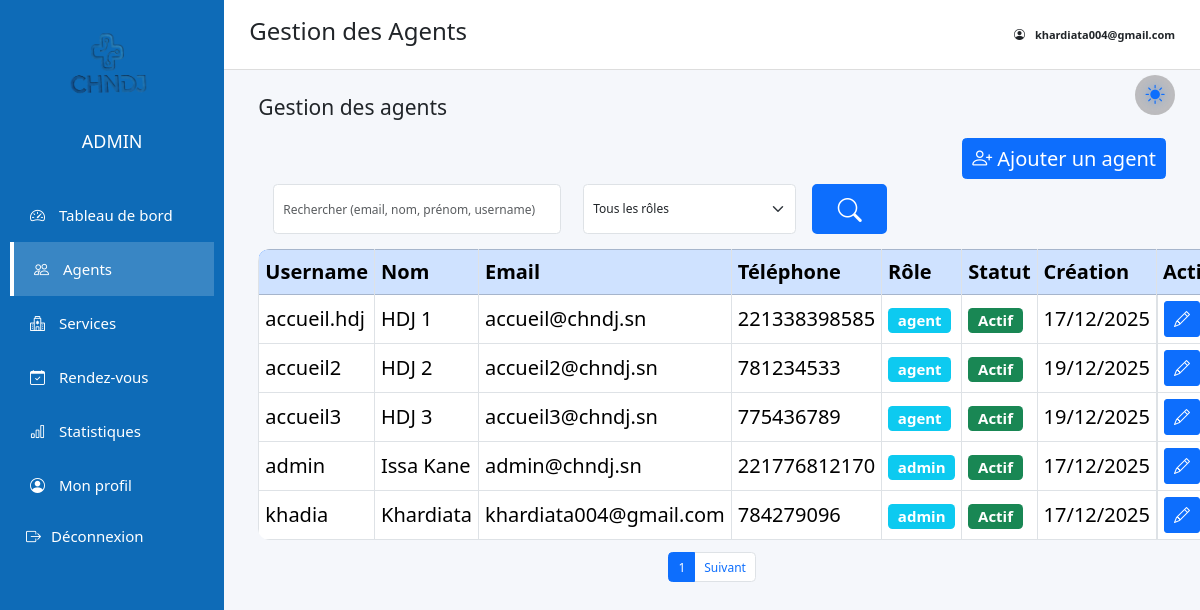
The page /views/admin.php?page=agents (signed in) on the database its author committed.
### tables this page shows
CREATE TABLE `agent` (
  `id` int(11) NOT NULL,
  `username` varchar(30) NOT NULL,
  `email` varchar(150) DEFAULT NULL,
  `prenom_agent` varchar(50) NOT NULL,
  `nom_agent` varchar(30) NOT NULL,
  `telephone_agent` varchar(20) NOT NULL,
  `password` varchar(255) NOT NULL,
  `status` int(11) NOT NULL,
  `role` enum('admin','agent') NOT NULL DEFAULT 'agent',
  `created_at` datetime DEFAULT current_timestamp(),
  `updated_at` datetime DEFAULT current_timestamp() ON UPDATE current_timestamp(),
  `failed_attempts` int(11) NOT NULL DEFAULT 0,
  `locked_until` datetime DEFAULT NULL
);

### views/admin.php (called while the page is built, shortened)
<?php
require 'admin_layout.php';

### Modele/databaseAgent.php (called while the page is built, shortened)
<?php
function getAgentsPaginated($search, $role, $limit, $offset)
{
    $db = getConnection();
    $sql = "SELECT * FROM agent WHERE 1=1";
    $params = [];
    $sql .= " LIMIT :limit OFFSET :offset";
    $stmt = $db->prepare($sql);
    $stmt->bindValue(':limit', (int)$limit, PDO::PARAM_INT);
    $stmt->bindValue(':offset', (int)$offset, PDO::PARAM_INT);
    $stmt->execute();
    return $stmt->fetchAll();
}
?>

### views/agents.php (the view, shortened to what this page needs)
<?php
require_once '../modele/databaseAgent.php';
$limit = 5;
$pageNum = isset($_GET['p']) ? (int)$_GET['p'] : 1;
$offset = ($pageNum - 1) * $limit;
$search = $_GET['search'] ?? '';
$role   = $_GET['role'] ?? '';
$agents = getAgentsPaginated($search, $role, $limit, $offset);
?>
<div class="agents-page">
    <div class="container-fluid" >
        <h3 class="mb-4">Gestion des agents</h3>
    <div class="d-flex justify-content-end mb-3">
        <button class="btn btn-primary" data-bs-toggle="modal" data-bs-target="#addAgentModal">
            <i class="bi bi-person-plus"></i> Ajouter un agent
        </button>
    </div>
<form method="GET" action="admin.php" style="margin: 10px;">
    <div class="row g-3 align-items-center">
        <div class="col-md-4" style="margin: 5px; " >
            <input
                type="text"
                name="search"
                style="height: 50px"
                class="form-control"
                placeholder="Rechercher (email, nom, prénom, username)"
                value="<?= htmlspecialchars($_GET['search'] ?? '') ?>"
            >
        </div>
        <div class="col-md-3" style="margin: 5px; ">
            <select name="role" class="form-select" style="height: 50px">
                <option value="">Tous les rôles</option>
            </select>
        </div>
        <div class="col-md-1 d-grid" style="margin: 5px; font-weight: bold; font-size: 2rem; background-color: rgb(13, 110, 253);border:#0d6efd solid 2px; border-radius: 5px; height: 50px;"  >
            <button type="submit" class="btn" style="font-size:2rem; background:rgb(13, 110, 253); ">
                <i class="bi bi-search" style=" color:#ffffff ; border:1px solid rgb(13, 110, 253);"></i>
            </button>
        </div>
    </div>
</form>
    <table class="table table-bordered table-hover agents-table">
        <thead class="table-primary">
            <tr>
                <th>Username</th>
                <th>Nom</th>
                <th>Email</th>
                <th>Téléphone</th>
                <th>Rôle</th>
                <th>Statut</th>
                <th>Création</th>
                <th>Actions</th>
            </tr>
        </thead>
        <?php if (empty($agents)): ?>
    <tr>
        <td colspan="8" class="text-center text-muted">
            Aucun agent trouvé
        </td>
    </tr>
<?php else: ?>
        <tbody>
<?php foreach ($agents as $agent): ?>
<tr>
    <td><?= htmlspecialchars($agent['username']) ?></td>
    <td><?= htmlspecialchars($agent['prenom_agent'].' '.$agent['nom_agent']) ?></td>
    <td><?= htmlspecialchars($agent['email']) ?></td>
    <td><?= htmlspecialchars($agent['telephone_agent']) ?></td>
    <td>
        <span class="badge bg-info"><?= $agent['role'] ?></span>
    </td>
    <td>
        <?= $agent['status']
            ? '<span class="badge bg-success">Actif</span>'
            : '<span class="badge bg-secondary">Désactivé</span>' ?>
    </td>
    <td><?= date('d/m/Y', strtotime($agent['created_at'])) ?></td>
    <td class="actions-cell"
      <div class="d-flex gap-2 justify-content-center align-items-center">
        <button class="btn btn-primary btn-sm "
            data-bs-toggle="modal"
            data-bs-target="#editAgentModal"
            data-username="<?= $agent['username'] ?>"
            data-email="<?= $agent['email'] ?>"
            data-prenom="<?= $agent['prenom_agent'] ?>"
            data-nom="<?= $agent['nom_agent'] ?>"
            data-telephone="<?= $agent['telephone_agent'] ?>"
            data-role="<?= $agent['role'] ?>"
            title="Modifier l’agent/ l'admin">
            <i class="bi bi-pencil"></i>
        </button>
      </div>
    </td>
</tr>
<?php endforeach; ?>
<?php endif; ?>
    <nav class="mt-3">
    <ul class="pagination justify-content-center">
        <li class="page-item active">
            <span class="page-link"><?= $pageNum ?></span>
        </li>
        <li class="page-item">
            <a class="page-link" href="?page=agents&p=<?= $pageNum+1 ?>">Suivant</a>
        </li>
    </ul>
</nav>

### assets/css/admin.css (style rules this page uses)
html, body { overflow-x: hidden; }
html { font-size: 12px; }
body { font-size: 11px; line-height: 1.6; }
.btn { transition: transform .15s ease, box-shadow .15s ease; }
.btn { transition: all 0.25s ease; }
* { scroll-behavior: smooth; }
select, .form-select { font-size: 12px; }
.btn { font-size: 20px; }
table th, table td { font-size: 20px; }
.agents tbody tr { transition: background-color 0.2s ease, transform 0.15s ease; }
.actions-cell { display: flex; justify-content:flex-start; align-items:center; white-space: nowrap; gap: 8px; }
.actions-cell .btn { width: 36px; height: 36px; padding: 0; display: flex; align-items: center; justify-content: center; }
.actions-cell i { font-size: 16px; }
.actions-cell { width: 120px; text-align: center; background-color: #ffffff; }
.actions-cell .btn { width: 36px; height: 36px; display: inline-flex; align-items: center; justify-content: center; }
.table tbody tr { transition: background-color 0.25s ease, transform 0.2s ease, box-shadow 0.2s ease; }
.table tbody tr { animation: fadeTableRow 0.35s ease both; }
.btn { transition: transform 0.15s ease, box-shadow 0.15s ease, background-color 0.2s ease; }
.badge { transition: transform 0.2s ease, box-shadow 0.2s ease; }
.table tbody tr td { transition: background-color 0.25s ease, color 0.25s ease; }
.table tbody tr td:first-child { position: relative; }
.table tbody tr td:first-child::before { content: ""; position: absolute; left: 0; top: 10%; height: 80%; width: 4px; background: transparent; border-radius: 4px; transition: background 0.25s ease; }
.table tbody tr { cursor: pointer; }
.table tbody tr td { transition: background-color 0.25s ease, transform 0.08s ease; }
.table tbody tr { cursor: pointer; transition: background-color 0.25s ease; }
body.agents .agents-table { border-radius: 12px; overflow: hidden; background-color: #ffffff; }
body.agents .agents-table thead { background-color: #0d6efd; color: #ffffff; }
body.agents .agents-table thead th { font-weight: 600; border-color: #dee2e6; }
body.agents .agents-table tbody tr { transition: background-color 0.25s ease; }
body.agents .agents-table td { vertical-align: middle; }
.actions-cell { background-color: transparent !important; text-align: center; }

### rows shown on the page
agent: username "accueil.hdj", prenom_agent+nom_agent "HDJ 1", email "accueil@chndj.sn", telephone_agent "221338398585", role "agent", status "Actif", created_at "17/12/2025"
agent: username "accueil2", prenom_agent+nom_agent "HDJ 2", email "accueil2@chndj.sn", telephone_agent "781234533", role "agent", status "Actif", created_at "19/12/2025"
agent: username "accueil3", prenom_agent+nom_agent "HDJ 3", email "accueil3@chndj.sn", telephone_agent "775436789", role "agent", status "Actif", created_at "19/12/2025"
agent: username "admin", prenom_agent+nom_agent "Issa Kane", email "admin@chndj.sn", telephone_agent "221776812170", role "admin", status "Actif", created_at "17/12/2025"
agent: username "khadia", prenom_agent+nom_agent "Khardiata", email "khardiata004@gmail.com", telephone_agent "784279096", role "admin", status "Actif", created_at "17/12/2025"

### other values the page prints
$title "Gestion des Agents"
$_SESSION['email'] "khardiata004@gmail.com"
$pageNum "1"
